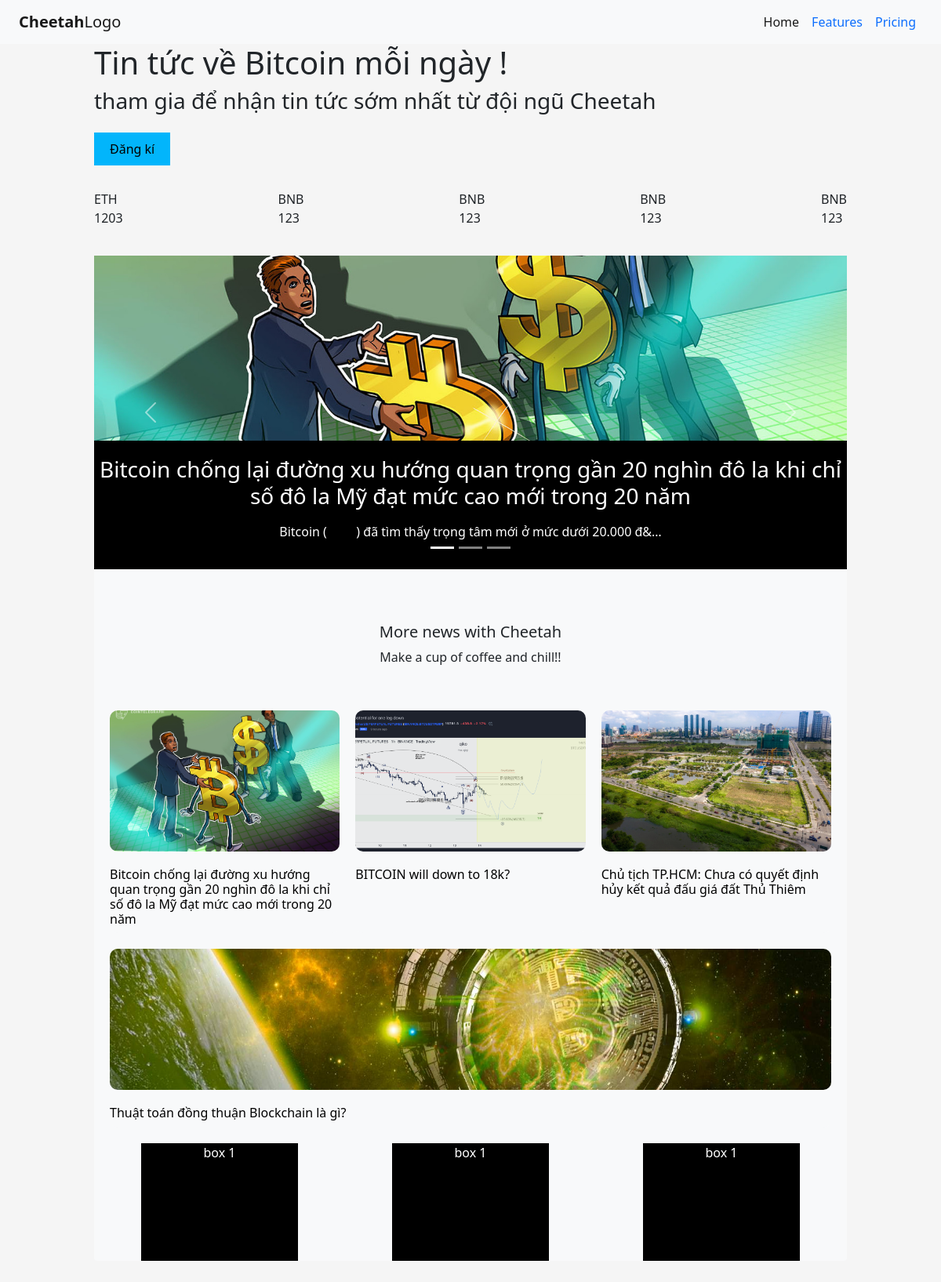
The page / on the database its author committed.
### base/models.py (models this page shows, shortened)
class Blog(models.Model):
    user = models.ForeignKey(User, on_delete=models.CASCADE, null=True,blank=True)
    title = models.CharField(max_length=200, null = True, blank = True)
    description = HTMLField( null = True, blank = True)
    published = models.BooleanField(default=False)
    created_at = models.DateTimeField(auto_now_add=True)
    upload_image = models.ImageField(null=True,blank=True)
    class Meta:
        ordering = ['-created_at']

### base/views.py (the view, shortened to what this page needs)
# urls.py: path('', BlogList.as_view(),name='blogs'),
class BlogList(ListView):
    model = Blog
    context_object_name = 'blogs'

### base/templates/base/blog_list.html (shortened to what this page needs)
{% extends 'base/main.html' %}
{% block content %}
<head>
    <link href="https://cdn.jsdelivr.net/npm/bootstrap@5.1.3/dist/css/bootstrap.min.css" rel="stylesheet">
    {% load static %}
    <link rel="stylesheet" href="{% static 'css/style.css' %}">
</head>
<div class="body-contain">
  <div class="header">
    <div class="header-title">
      <h1 >Tin tức về Bitcoin mỗi ngày !</h1>
      <h3>tham gia để nhận tin tức sớm nhất từ đội ngũ Cheetah</h3><br>
      <a id="register" href="#">Đăng kí</a>
    </div>
    <div class="price-table">
      <ul>
        <li>ETH<br>1203</li>
        <li>BNB<br>123</li>
        <li>BNB<br>123</li>
        <li>BNB<br>123</li>
        <li>BNB<br>123</li>
      </ul>
    </div>
</div>
<div id="header-slide" class=" bg-light mb-5 rounded">
<div id="demo" class="carousel slide carousel-fade" data-bs-ride="carousel">
    <div class="carousel-indicators">
      <button type="button" data-bs-target="#demo" data-bs-slide-to="0" class="active"></button>
      <button type="button" data-bs-target="#demo" data-bs-slide-to="1"></button>
      <button type="button" data-bs-target="#demo" data-bs-slide-to="2"></button>
    </div>
    <div class="carousel-inner">
        {% for blog in blogs %}
        {%  if forloop.first %}
      <div class="carousel-item active">
        <a href="{% url 'blog' blog.id %}"><img src="{{blog.upload_image.url}}" alt=" class="d-block" style="width: 100%;
        height: 400px;"></a>
        <div class="carousel-caption">
          <h3>{{blog.title}}</h3>
          <p>{{blog.description|truncatechars:150|safe }}</p>
        </div>
      </div>
      {% endif %}
      {% endfor %}
    </div>
    <button class="carousel-control-prev" type="button" data-bs-target="#demo" data-bs-slide="prev">
      <span class="carousel-control-prev-icon"></span>
    </button>
    <button class="carousel-control-next" type="button" data-bs-target="#demo" data-bs-slide="next">
      <span class="carousel-control-next-icon"></span>
    </button>
</div>
<div class="text-field mt-5">
  <h5>More news with Cheetah<br></h5>
  <p>Make a cup of coffee and chill!!<p></p>
</div>
<div class="cards-group">
        <div class="card-group">
            {% for blog in blogs %}
            {% if forloop.counter <= 6 %}
            <div class="card bg-light mb-3 mt-5 ">
              <a href="{% url 'blog' blog.id %}"><img src="{{blog.upload_image.url}}" class="card-img-top" alt="..."></a>
            <div class="card-body">
              <a href="{% url 'blog' blog.id %}"><h6 class="card-title">{{blog.title}}</h6></a>
            </div>
          </div>
            {% endif %}
            {% endfor %}
</div>
<div class="categories-box">
    <ul>
      <li class="category">box 1</li>
      <li class="category">box 1</li>
      <li class="category">box 1</li>
    </ul>
</div>
</div>
{% endblock content %}

### blog/static/css/style_main.css (style rules this page uses)
body { background-color: #f5f5f5 !important; }

### blog/static/css/style.css (style rules this page uses)
a , a:hover { text-decoration: none; color: black; }
.body-contain { width: 80%; margin: auto; }
.card-group { margin: auto; }
.categories-box ul { margin: auto; padding:0; display: flex; flex-direction: row; justify-content: space-between; }
.categories-box li { list-style-type: none; }
.category { margin: auto; width: 200px; height: 150px; color: white; text-align: center; background-color: black; }
#header-slide { margin-top: 20px; }
#demo { margin: auto; }
.carousel-caption { background-color: rgba(0,0,0,1); bottom: 0; left:0; right:0; }
.card-img-top { width: 100%; height: 15vw; object-fit: cover; }
.card { flex: 1 0 30% !important; width: 30%; margin:10px !important; border-radius: 10px !important; border: none; background-color: none; }
.card img { border-radius: 10px !important; }
.card-group { padding: 10px !important; }
.carousel-item img { object-fit: cover !important; }
.header { display: flex; flex-direction: column; gap: 40px; }
.price-table ul { padding-inline-start: 0 !important; display: flex; flex-direction: row; justify-content: space-between; }
.price-table li { list-style-type: none; }
#register { padding: 10px 20px; background-color: rgb(2, 181, 251); color: black; }
.text-field { text-align: center; align-items: center; padding: 20px; }
@media (min-width: 576px) { .card-body { padding: 0 !important; padding-top: 1.25rem !important; } }

### rows shown on the page
Blog: upload_image (picture), title "Bitcoin chống lại đường xu hướng quan trọng gần 20 nghìn đô la khi chỉ số đô la Mỹ đạt mức cao mới trong 20 năm", description "Bitcoin ( ) đã tìm thấy trọng tâm mới ở mức dưới 20.000 đ&…"
Blog: upload_image (picture), title "BITCOIN will down to 18k?"
Blog: upload_image (picture), title "Chủ tịch TP.HCM: Chưa có quyết định hủy kết quả đấu giá đất Thủ Thiêm"
Blog: upload_image (picture), title "Thuật toán đồng thuận Blockchain là gì?"
